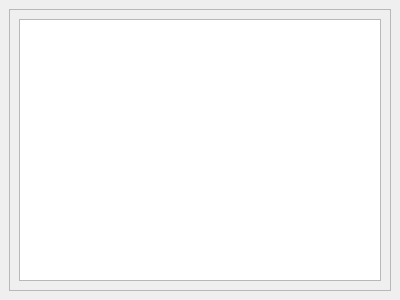
<?xml version="1.0" encoding="UTF-8"?>
<ui version="4.0">
 <class>VectorDataDockWidget</class>
 <widget class="QDockWidget" name="VectorDataDockWidget">
  <property name="geometry">
   <rect>
    <x>0</x>
    <y>0</y>
    <width>400</width>
    <height>300</height>
   </rect>
  </property>
  <property name="windowTitle">
   <string>矢量图层数据获取数据以及操作</string>
  </property>
  <widget class="QWidget" name="dockWidgetContents">
   <layout class="QGridLayout" name="gridLayout">
    <item row="0" column="0">
     <widget class="QScrollArea" name="scrollArea">
      <property name="widgetResizable">
       <bool>true</bool>
      </property>
      <widget class="QWidget" name="scrollAreaWidgetContents">
       <property name="geometry">
        <rect>
         <x>0</x>
         <y>0</y>
         <width>380</width>
         <height>257</height>
        </rect>
       </property>
       <layout class="QGridLayout" name="gridLayout_2">
        <item row="1" column="0" colspan="2">
         <widget class="QPlainTextEdit" name="plainTextEdit"/>
        </item>
       </layout>
      </widget>
     </widget>
    </item>
   </layout>
  </widget>
 </widget>
 <resources/>
 <connections/>
</ui>
